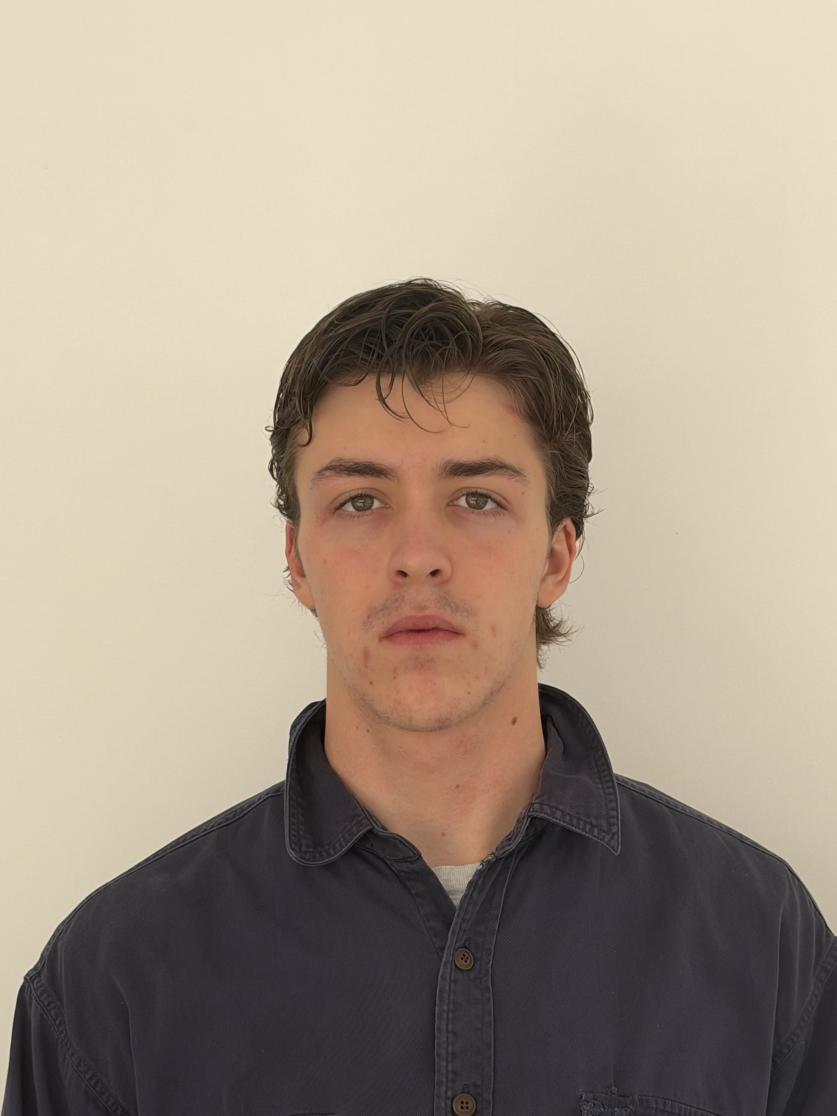
#> input picture assets/head/IMG_0932.jpeg, 1673 x 2231 px, given in place of IMG_0937.jpeg, which was not available (shown at 1/2 size)
$ python make.py
#> lines starting #> are read from the running program, lines starting #| are printed output that depends on the picture; after the words box and inside, x2 and y2 are one past the last pixel; in counts of white or black regions, pixels touching at a corner belong together
"""Make the ASCII portrait stage from one head photo and its mask:
the masked photo as a grid of typed characters, density carrying tone.

usage: python3 tools/portrait/make.py [photo_name] [cols]
writes prototype/page/ascii.js
"""
import json
import os
import sys

import cv2
import numpy as np
from PIL import Image, ImageOps

SRC = 'assets/head'
NAME = sys.argv[1] if len(sys.argv) > 1 else 'IMG_0937'
COLS = int(sys.argv[2]) if len(sys.argv) > 2 else 96
CELL = 0.6            # character cell width / height, matches the page's <pre>
RAMP = ' .,:;-=+ox*XB#%@'


def load(name):
#> called with name = 'IMG_0937'
    rgb = np.array(ImageOps.exif_transpose(Image.open(f'{SRC}/{name}.jpeg')).convert('RGB'))
#> rgb is the input picture: shape (2231, 1673, 3); mean R, G, B 167.8, 153.8, 137.6
    mask = np.array(Image.open(f'{SRC}/masks/{name}.png').convert('L')) > 127
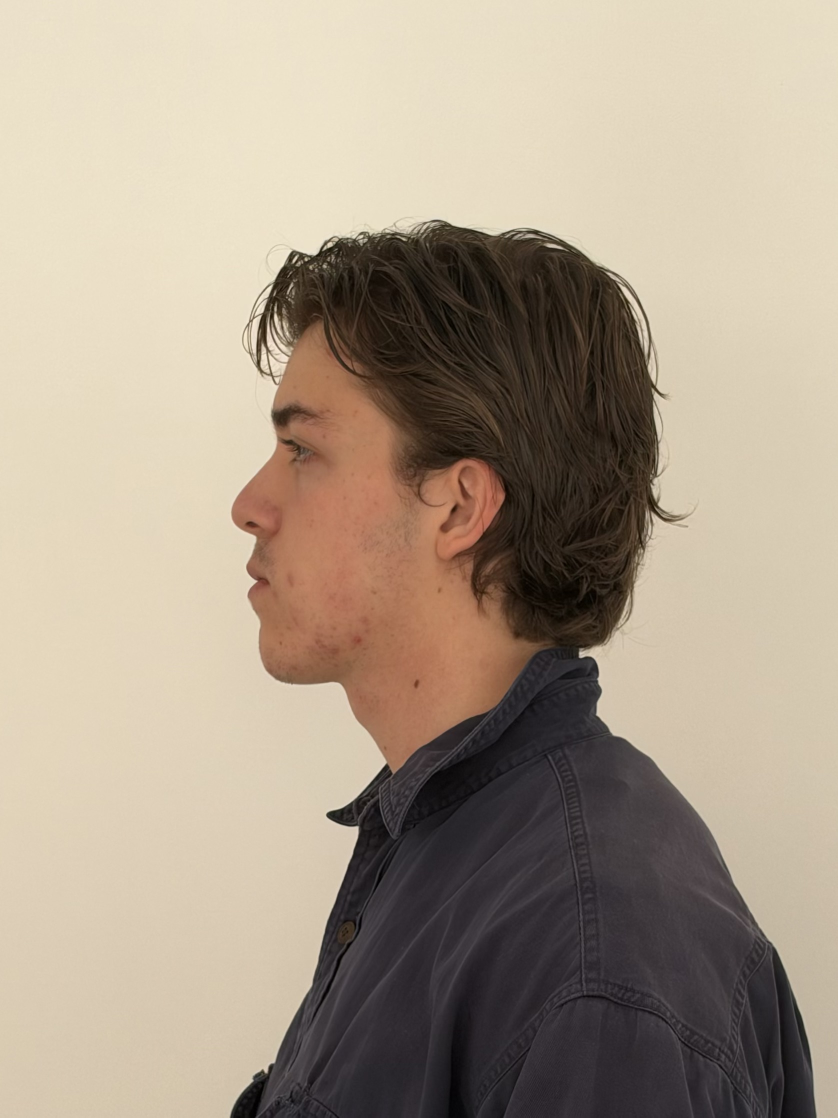
#> input picture assets/head/IMG_0933.jpeg, 1676 x 2235 px, given in place of IMG_0937.png, which was not available (shown at 1/2 size)
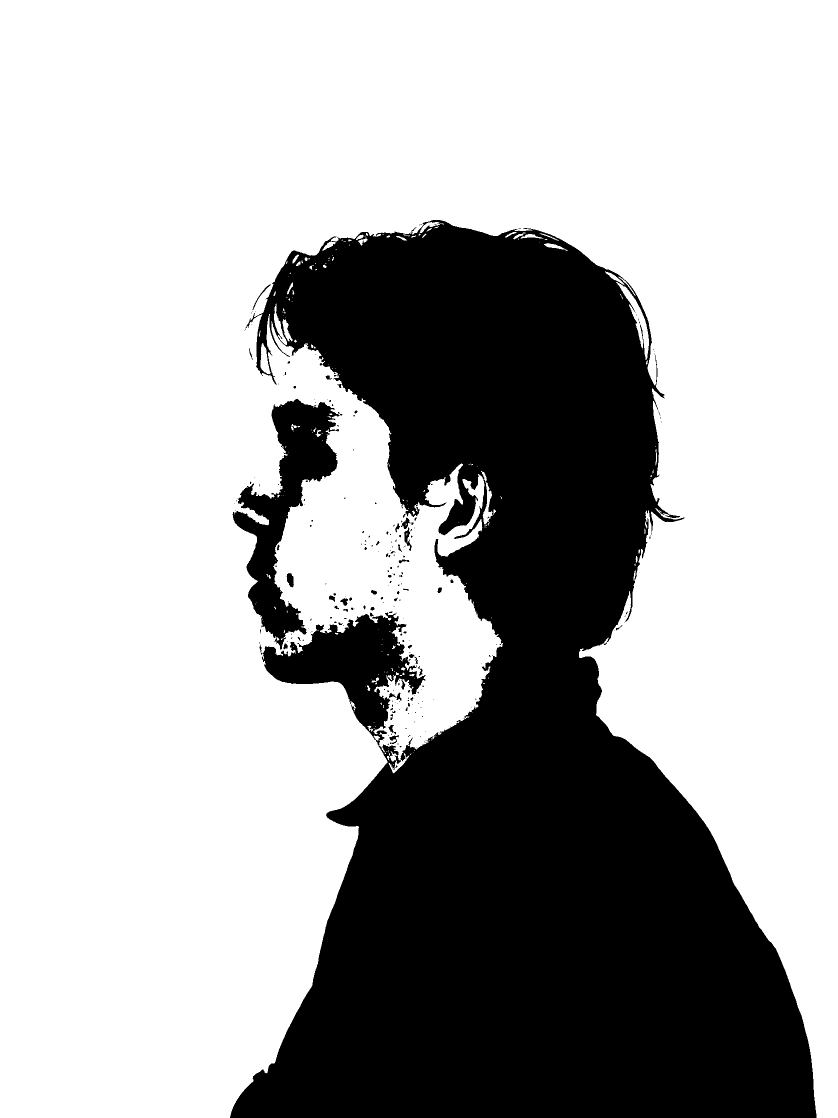
#> mask: shape (2235, 1676) bool (shown at 1/2 size); 68.1% white; 255 black regions (201 under 20 px), largest, box (x1, y1, x2, y2) and area: (460, 440, 1633, 2235) 1152289, (465, 798, 685, 1299) 37295, (573, 1146, 588, 1175) 291
    # Crop to the figure, with a little air around it.
    ys, xs = np.where(mask)
    pad = int(0.04 * (ys.max() - ys.min()))
#> pad = 89
    y0, y1 = max(0, ys.min() - pad), min(mask.shape[0], ys.max() + pad)
#> y0 = 0; y1 = 2235
    x0, x1 = max(0, xs.min() - pad), min(mask.shape[1], xs.max() + pad)
#> x0 = 0; x1 = 1676
    return rgb[y0:y1, x0:x1], mask[y0:y1, x0:x1]


def ascii_grid(grey, mask):
    h, w = grey.shape
#> h = 2231; w = 1673
    rows = round(COLS * h / w * CELL)
#> rows = 77
    # Local contrast first, so skin doesn't flatten into one character.
    eq = cv2.createCLAHE(clipLimit=2.5, tileGridSize=(8, 8)).apply(grey)
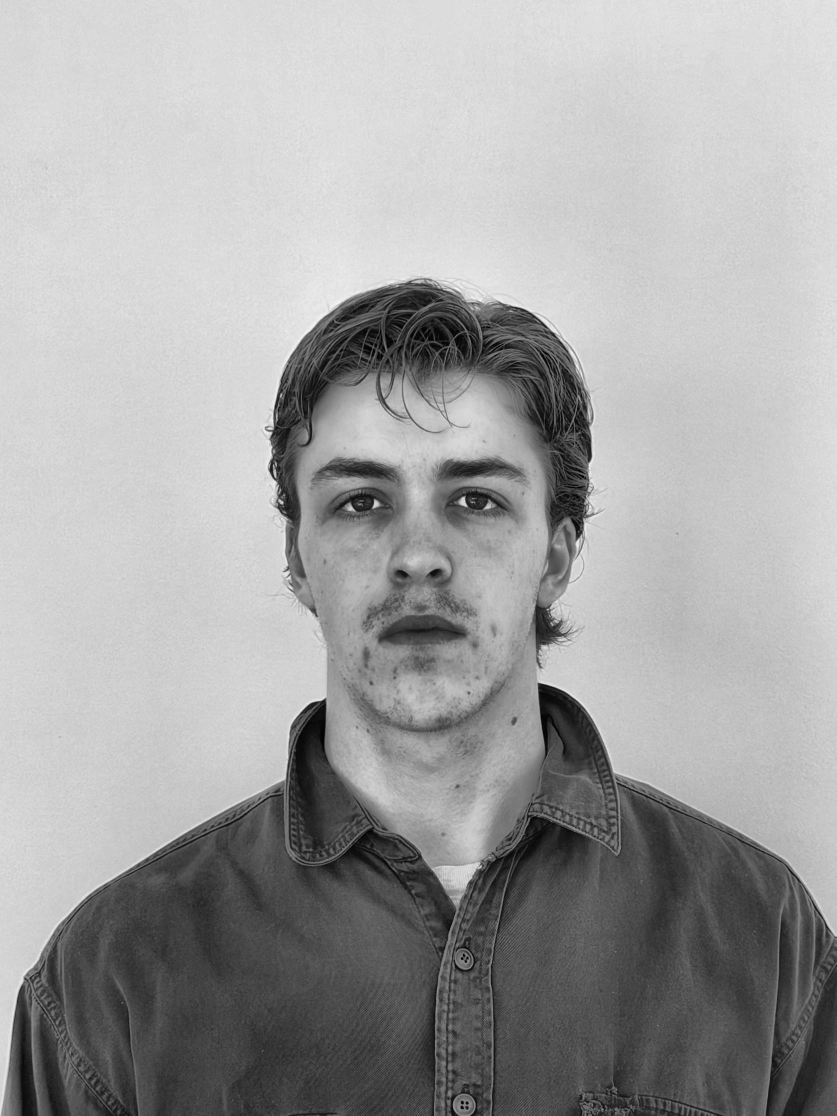
#> eq: shape (2231, 1673) (shown at 1/2 size); min 1, max 245, mean 162.3
    small = cv2.resize(eq, (COLS, rows), interpolation=cv2.INTER_AREA).astype(np.float32) / 255
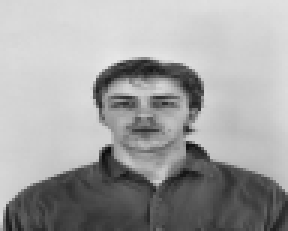
#> small: shape (77, 96) float32 (shown 3 times larger); min 0.0549, max 0.902, mean 0.637
    cover = cv2.resize(mask.astype(np.float32), (COLS, rows), interpolation=cv2.INTER_AREA)
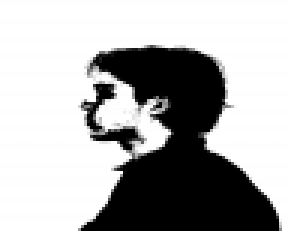
#> cover: shape (77, 96) float32 (shown 3 times larger); min 0, max 1, mean 0.681
    dark = np.clip((0.92 - small) / 0.8, 0, 1) ** 0.9
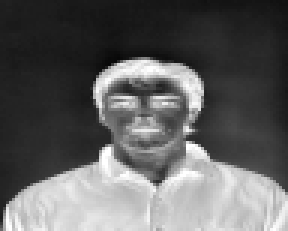
#> dark: shape (77, 96) float32 (shown 3 times larger); min 0.0329, max 1, mean 0.38
    idx = np.clip((dark * (len(RAMP) - 1)).round().astype(int), 1, len(RAMP) - 1)
    idx[cover < 0.5] = 0
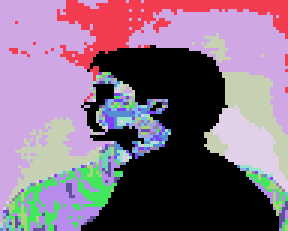
#> idx: shape (77, 96) int64 (shown 3 times larger); 16 distinct labels, from 0 to 15; one colour per label, 0 black
    lines = [''.join(RAMP[i] for i in row).rstrip() for row in idx]
    return COLS, rows, '\n'.join(lines)


rgb, mask = load(NAME)
grey = cv2.cvtColor(rgb, cv2.COLOR_RGB2GRAY)

cols, rows, text = ascii_grid(grey, mask)
#> cols = 96; rows = 77
os.makedirs('prototype/page', exist_ok=True)
with open('prototype/page/ascii.js', 'w') as f:
    f.write('window.PORTRAIT_ASCII = ' + json.dumps(dict(source=NAME, cols=cols, rows=rows, text=text)) + ';\n')

print(f'{NAME}: ascii {cols}x{rows}')
#| IMG_0937: ascii 96x77
